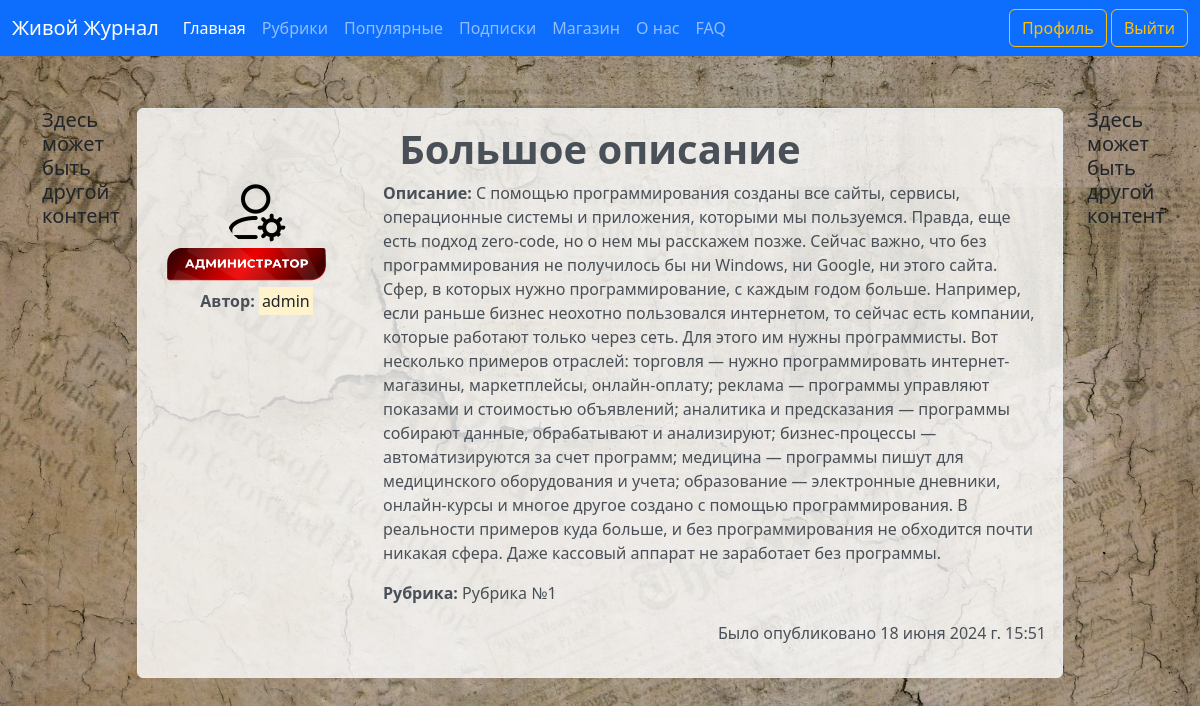
Page /articles/15 (signed in) on the committed database.
### journal/models.py (models this page shows, shortened)
class Article(models.Model):
    CATEGORY_CHOICES = [
        ('Рубрика №1', 'Category №1'),
        ('Рубрика №2', 'Category №2'),
        ('Рубрика №3', 'Category №3'),
        ('Рубрика №4', 'Category №4'),
        ('Рубрика №5', 'Category №5'),
    ]
    title = models.CharField('Название', max_length=100)
    description = models.TextField('Описание')
    text = models.TextField('Основной текст')
    category = models.CharField(max_length=50, verbose_name='Рубрика', choices=CATEGORY_CHOICES, default='Рубрика №1')
    author = models.ForeignKey(User, verbose_name='Автор', on_delete=models.CASCADE)
    publication = models.BooleanField('Статус публикации', default=False)
    date = models.DateTimeField('Дата', default=timezone.now)
    likes = models.IntegerField('Количество лайков', default=0)
    class Meta:
        verbose_name = 'Статью'
        verbose_name_plural = 'Статьи'

### users/models.py (models this page shows, shortened)
class Profile(models.Model):
    STATUS_CHOICES = {
        ('User', 'Пользователь'),
        ('User VIP', 'VIP пользователь'),
        ('Admin', 'Администратор'),
    }
    user = models.OneToOneField(User, verbose_name='Имя пользователя', on_delete=models.CASCADE)
    img = models.ImageField('Фото пользователя', default='default_user.png', upload_to='user_images')
    status = models.CharField(max_length=20, verbose_name='Статус пользователя', choices=STATUS_CHOICES, default='User')
    class Meta:
        verbose_name = 'Профаил'
        verbose_name_plural = 'Профайлы'

### journal/views.py (the view)
# urls.py: path('articles/<int:pk>', views.ArticleDetailView.as_view(), name='articles-detail'),
class ArticleDetailView(DetailView):
    model = Article
    context_object_name = 'article'
    template_name = 'journal/articles_detail.html'
    def get_context_data(self, **kwargs):
        ctx = super().get_context_data(**kwargs)
        user = self.request.user
        profile = Profile.objects.get(user=user)
        ctx['profile'] = profile
        return ctx

### journal/templates/journal/articles_detail.html (shortened to what this page needs)
{% extends 'journal/base.html' %}
{% block home_active %}
  active
{% endblock %}
{% block content %}
    <div class="container mt-5">
      <div class="row">
        <div class="col-md-1 sidebar">
          <h5>Здесь может быть другой контент</h5>
        </div>
        <div class="col-md-10">
          <div class="alert alert-light">
            <div class="row">
              <h1 style="text-align: center;"><strong>{{ article.title }}</strong></h1>
              <div class="col-md-3">
                <a href="{% url 'profile' %}" class="no-underline">
                  <div class="profile-container">
                    <img src="{{ article.author.profile.img.url }}" alt="{{ article.author }}" class="user_images">
                    {% if article.author.profile.status == 'User' %}
                        <img src="/pictures/main_page/user_label.png" alt="Badge" width="180">
                    {% elif article.author.profile.status == 'Admin' %}
                        <img src="/pictures/main_page/admin_label.png" alt="Badge" width="180">
                    {% else %}
                        <img src="/pictures/main_page/user_vip_label.png" alt="Badge" width="180">
                    {% endif %}
                    <p><b>Автор:</b> <mark>{{ article.author.username }}</mark></p>
                  </div>
                </a>
              </div>
              <div class="col-md-9">
                <p><b>Описание:</b> {{ article.description }}</p>
                <p><b>Рубрика:</b> {{ article.category }}</p>
                <p class="right-align">Было опубликовано {{ article.date }}</p>
              </div>
            </div>
          </div>
        </div>
        <div class="col-md-1 sidebar">
          <h5>Здесь может быть другой контент</h5>
        </div>
      </div>
    </div>
{% endblock %}

### journal/static/journal/main.css (style rules this page uses)
.user_images { width: 64px; height: 64px; border-radius: 50%; margin-right: 15px; }
body { background-repeat: no-repeat; background-size: cover; background-attachment: fixed; background-position: center; padding-top: 60px; }
.alert-light { background-color: rgba(255, 255, 255, 0.8); }
.profile-container { text-align: center; }
.user_images { display: block; margin: 0 auto; }
.right-align { text-align: right; }
.no-underline { text-decoration: none; color: inherit; }

### rows in the picture
Article: title "Большое описание", author.profile.img (picture), author.username "admin", description "С помощью программирования созданы все сайты, сервисы, операционные системы и приложения, которыми мы пользуемся. Правда, еще есть подход zero-code, но о нем мы расскажем позже. Сейчас важно, что без программирования не получилось бы ни Windows, ни Google, ни этого сайта. Сфер, в которых нужно программирование, с каждым годом больше. Например, если раньше бизнес неохотно пользовался интернетом, то сейчас есть компании, которые работают только через сеть. Для этого им нужны программисты. Вот несколько примеров отраслей: торговля — нужно программировать интернет-магазины, маркетплейсы, онлайн-оплату; реклама — программы управляют показами и стоимостью объявлений; аналитика и предсказания —…", category "Рубрика №1", date "18 июня 2024 г. 15:51"
